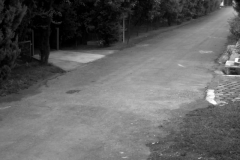
#> input picture OpenCV/0780.bmp, 240 x 160 px
$ python HE.py
#> lines starting #> are read from the running program, lines starting #| are printed output that depends on the picture
import cv2
import numpy as np
from matplotlib import pyplot as plt

img = cv2.imread('0780.bmp',0)
#> img is the input picture: shape (160, 240); min 0, max 255, mean 98.7

hist,bins = np.histogram(img.flatten(),256,[0,256])
#> hist = 256 values, max 546 at index 138, min 0 at index 207, mean 150; bins = 257 values from 0 to 256

cdf = hist.cumsum()
#> cdf = 256 values from 447 to 38400
cdf_normalized = cdf * hist.max()/ cdf.max()
#> cdf_normalized = 256 values from 6.36 to 546

plt.plot(cdf_normalized, color = 'b')
plt.hist(img.flatten(),256,[0,256], color = 'r')
plt.xlim([0,256])
plt.legend(('cdf','histogram'), loc = 'upper left')
plt.show()
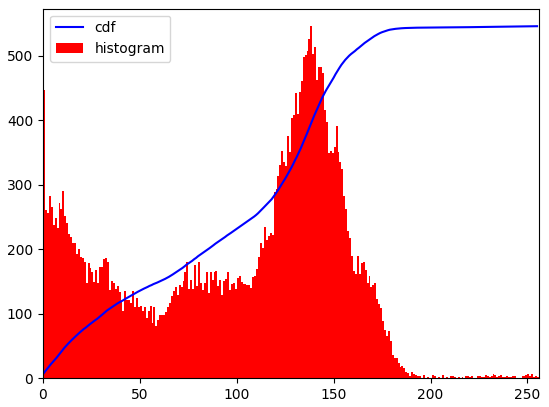
#> figure drawn by matplotlib, 1 panel; tallest bar 546 high, from x = 138 to 139; curve peaks at x = 255, y = 546

cdf_m = np.ma.masked_equal(cdf,0)
cdf_m = (cdf_m - cdf_m.min())*255/(cdf_m.max()-cdf_m.min())
cdf = np.ma.filled(cdf_m,0).astype('uint8')
#> cdf = 256 values from 0 to 255

img2 = cdf[img]
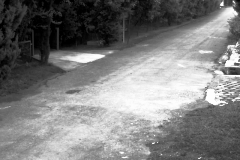
#> img2: shape (160, 240); min 0, max 255, mean 126.4

plt.plot(cdf, color = 'b')
plt.hist(img2.flatten(),256,[0,256], color = 'r')
plt.xlim([0,256])
plt.legend(('cdf','histogram'), loc = 'upper left')
plt.show()
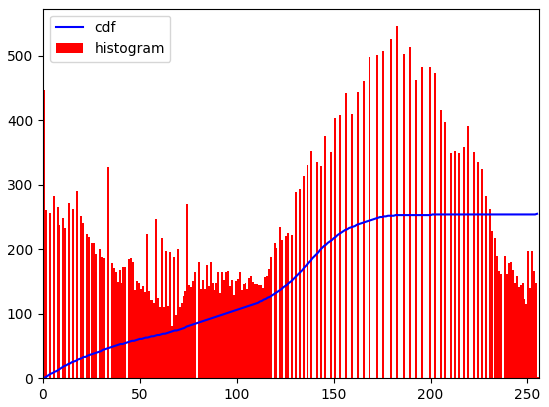
#> figure drawn by matplotlib, 1 panel; tallest bar 546 high, from x = 182 to 183; curve peaks at x = 255, y = 255

cv2.imwrite('result.bmp',img2)

$ run again, with OpenCV/0787.bmp copied over OpenCV/0780.bmp
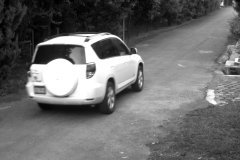
#> input picture OpenCV/0787.bmp, 240 x 160 px
#> img is the input picture: shape (160, 240); min 0, max 255, mean 109
#> hist = 256 values, max 1996 at index 255, min 15 at index 0, mean 150; bins = 257 values from 0 to 256
#> `cdf = hist.cumsum()`: cdf = 256 values from 15 to 38400
#> cdf_normalized = 256 values from 0.78 to 1996
#> `cdf = np.ma.filled(cdf_m,0).astype('uint8')`: cdf = 256 values from 0 to 255
#> `img2 = cdf[img]`:
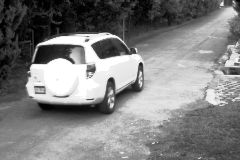
#> img2: shape (160, 240); min 0, max 255, mean 128
#> `plt.show()`:
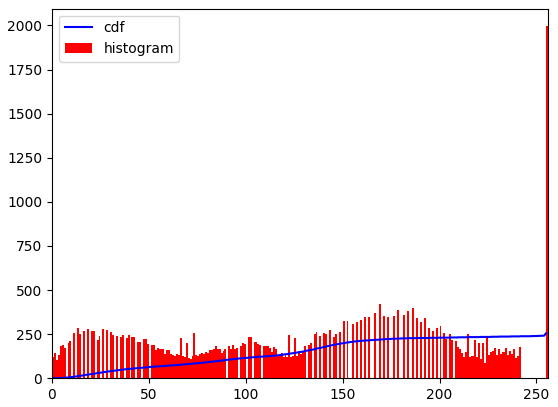
#> figure drawn by matplotlib, 1 panel; tallest bar 1996 high, from x = 255 to 256; curve peaks at x = 255, y = 255

$ run again, with OpenCV/0795.bmp copied over OpenCV/0780.bmp
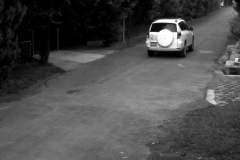
#> input picture OpenCV/0795.bmp, 240 x 160 px
#> img is the input picture: shape (160, 240); min 0, max 255, mean 76.7
#> hist = 256 values, max 2610 at index 0, min 0 at index 180, mean 150; bins = 257 values from 0 to 256
#> `cdf = hist.cumsum()`: cdf = 256 values from 2610 to 38400
#> cdf_normalized = 256 values from 177.4 to 2610
#> `cdf = np.ma.filled(cdf_m,0).astype('uint8')`: cdf = 256 values from 0 to 255
#> `img2 = cdf[img]`:
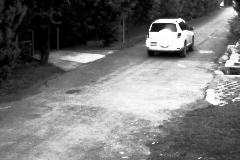
#> img2: shape (160, 240); min 0, max 255, mean 119.4
#> `plt.show()`:
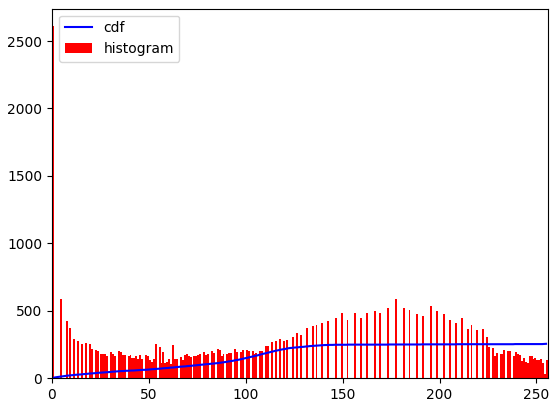
#> figure drawn by matplotlib, 1 panel; tallest bar 2610 high, from x = 0 to 1; curve peaks at x = 255, y = 255
